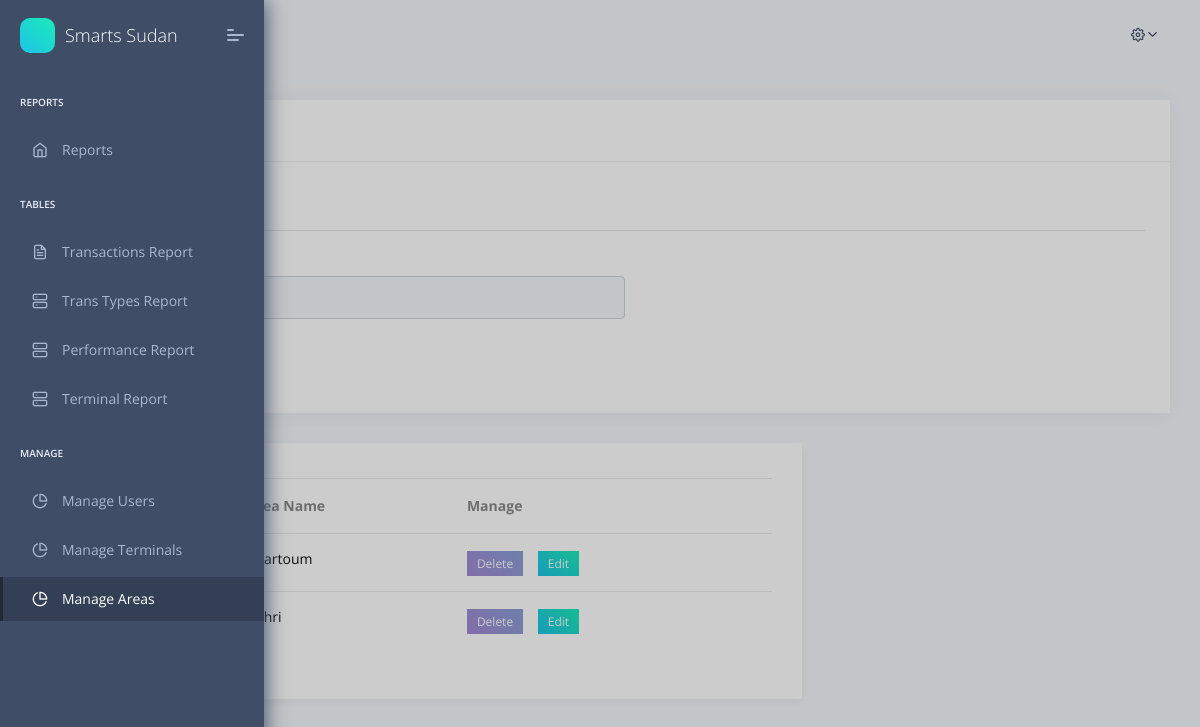
Page /area-manage.php (signed in) on the committed database.
### tables this page shows
CREATE TABLE `area` (
  `id` int(16) NOT NULL,
  `area-name` varchar(255) NOT NULL
);

### area-manage.php (the view, shortened to what this page needs)
<?php
include('security.php');
include('include/header.php');
include('include/navbar.php');
?>
<div class="pcoded-main-container">
    <div class="pcoded-wrapper">
        <div class="pcoded-content">
            <div class="pcoded-inner-content">
                <div class="main-body">
                    <div class="page-wrapper">
                        <div class="row">
                        <div class="col-sm-12">
                                    <div class="card">
                                        <div class="card-header">
                                            <h5>Manage Areas</h5>
                                        </div>
                                        <div class="card-body">
                                            <h5>Add Area</h5>
                                            <hr>
                                            <div class="row">
                                                <div class="col-md-6">
                                                    <form action="manage.php" method="POST">
                                                        <div class="form-group">
                                                            <label >Area Name</label>
                                                            <input type="text" class="form-control" required  name="area" placeholder="Enter area name">
                                                        </div>
                                                        <button type="submit" class="btn btn-primary" name="areabtn">Submit</button>
                                                </div>
                                            </div>
                                                    </div>
                                                </div>
                                            </div>
                                        </div>
                                    </div>
                                </div>
                        <div class="col-xl-8 col-md-12 m-b-30">
                                    <div class="tab-content" id="myTabContent">
                                        <div class="tab-pane fade active show" id="home" role="tabpanel" aria-labelledby="home-tab">
                                            <table class="table table-hover">
                                                <thead>
                                                    <tr>
                                                        <th>id</th>
                                                        <th>Area Name</th>
                                                        <th>Manage</th>
                                                    </tr>
                                                </thead>
                                                <tbody>
                                                <?php
                                                $query = "SELECT *
                                                FROM area
                                                     ";
                                                $query_run = mysqli_query($connection, $query);
                                                if (mysqli_num_rows($query_run) > 0) {
                                                    while ($row = mysqli_fetch_assoc($query_run)) {
                                                ?>
                                                    <tr>
                                                        <td>
                                                            <h6 id="iddd<?php echo $row['id']; ?>" class="m-0"><?php echo $row['id']; ?></h6>
                                                        </td>
                                                        <td>
                                                            <h6 id="area<?php echo $row['id']; ?>" class="m-0"><?php echo $row['area-name']; ?></h6>
                                                        </td>
                                                        <td>
                                                            <a  data-toggle="modal" data-target="#delete-area" class="label theme-bg2 text-white f-12">Delete</a>
                                                            <button type="button" style=" background-color: white;border: none;" class="edit" value="<?php echo $row['id']; ?>"><a href="#!" class="label theme-bg text-white f-12 edit">Edit</a></button>
                                                    </td>
                                                    </tr>
                                                    <?php
                                                        }
                                                    } else {
                                                        echo "No Record Found";
                                                    }
                                                    ?>
                                                </tbody>
                                            </table>
                                        </div>
                                    </div>
                                </div>
                    </div>
                </div>
            </div>
        </div>
<?php
include('include/footer.php');
?>

### rows in the picture
area: value "Khartoum", $row['id'] 2 (drawn)
area: value "Bahri", $row['id'] 3 (drawn)
